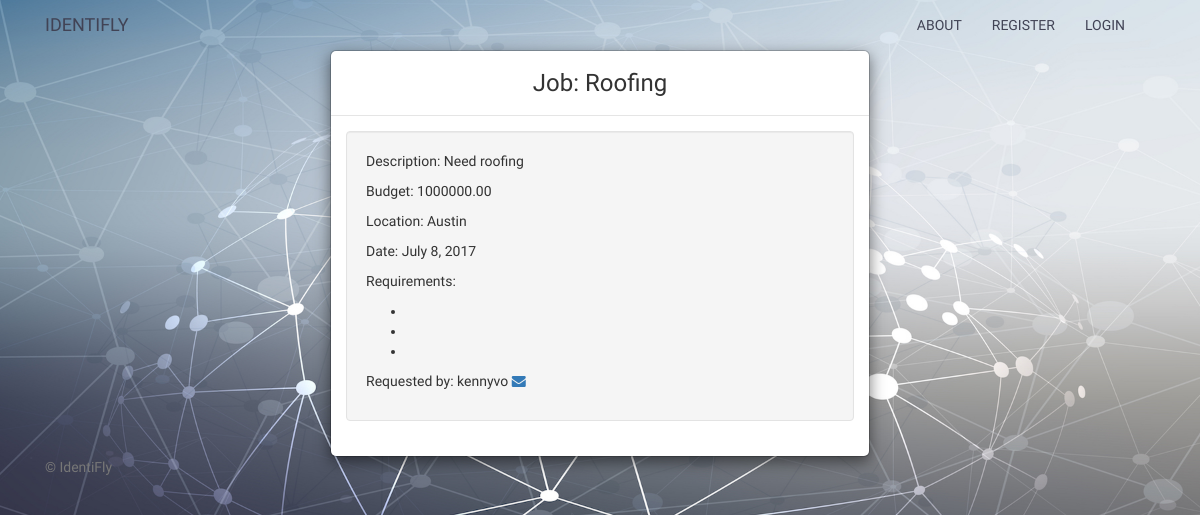
Page /10/ on the committed database.
### main_app/models.py (models this page shows, shortened)
class Listing(models.Model):
    user = models.ForeignKey(User)
    topic = models.CharField(verbose_name='Topic', max_length=100)
    description = models.CharField(verbose_name='Description', max_length=100)
    budget = models.DecimalField(verbose_name='Budget', max_digits=10, decimal_places=2)
    location = models.CharField(verbose_name='Location', max_length=50)
    requirement1 = models.CharField(verbose_name='Requirements(1)', max_length=50)
    requirement2 = models.CharField(verbose_name='Requirements(2)', max_length=50)
    requirement3 = models.CharField(verbose_name='Requirements(3)', max_length=50)
    date = models.DateField(verbose_name='Date Posted', default=datetime.now, blank=True)

### main_app/views.py (the view)
# urls.py: url(r'^([0-9]+)/$', views.detail, name="detail"),
def detail(request, listing_id):
    listing = Listing.objects.get(id=listing_id)
    return render(request, 'detail.html', {'listing': listing})

### main_app/templates/detail.html
{% extends 'base.html' %}
{% load staticfiles %}
{% block content %}
<div class="container">
  <div class="row">
    <div class="col-sm-6 col-sm-offset-3">
      <div class="modal-content">
        <div class="modal-header">
          <h3 class="modal-title text-center" id="myModalLabel">Job: {{ listing.topic}}</h3>
        </div>
        <div class="modal-body">
          <div class="row">
            <div class="col-xs-12">
              <div class="well">
                  <p> Description: {{ listing.description }}</p>
                  <p> Budget: {{ listing.budget }}</p>
                  <p> Location: {{ listing.location }}</p>
                  <p> Date: {{ listing.date }}</p>
                  <p> Requirements:</p>
                  <ul>
                    <li>{{ listing.requirement1 }}</li>
                    <li>{{ listing.requirement2 }}</li>
                    <li>{{ listing.requirement3 }}</li>
                  </ul>
                  <p> Requested by: {{listing.user}}
                    <a href="mailto:{{listing.user.email}}">
                    <i class="fa fa-envelope grow"></i> </a></p>
              </div>
            </div>
          </div>
        </div>
      </div>
    </div>
  </div>
</div>
{% endblock %}

### rows in the picture
Listing: topic "Roofing", description "Need roofing", budget "1000000.00", location "Austin", date "July 8, 2017", user "kennyvo"
